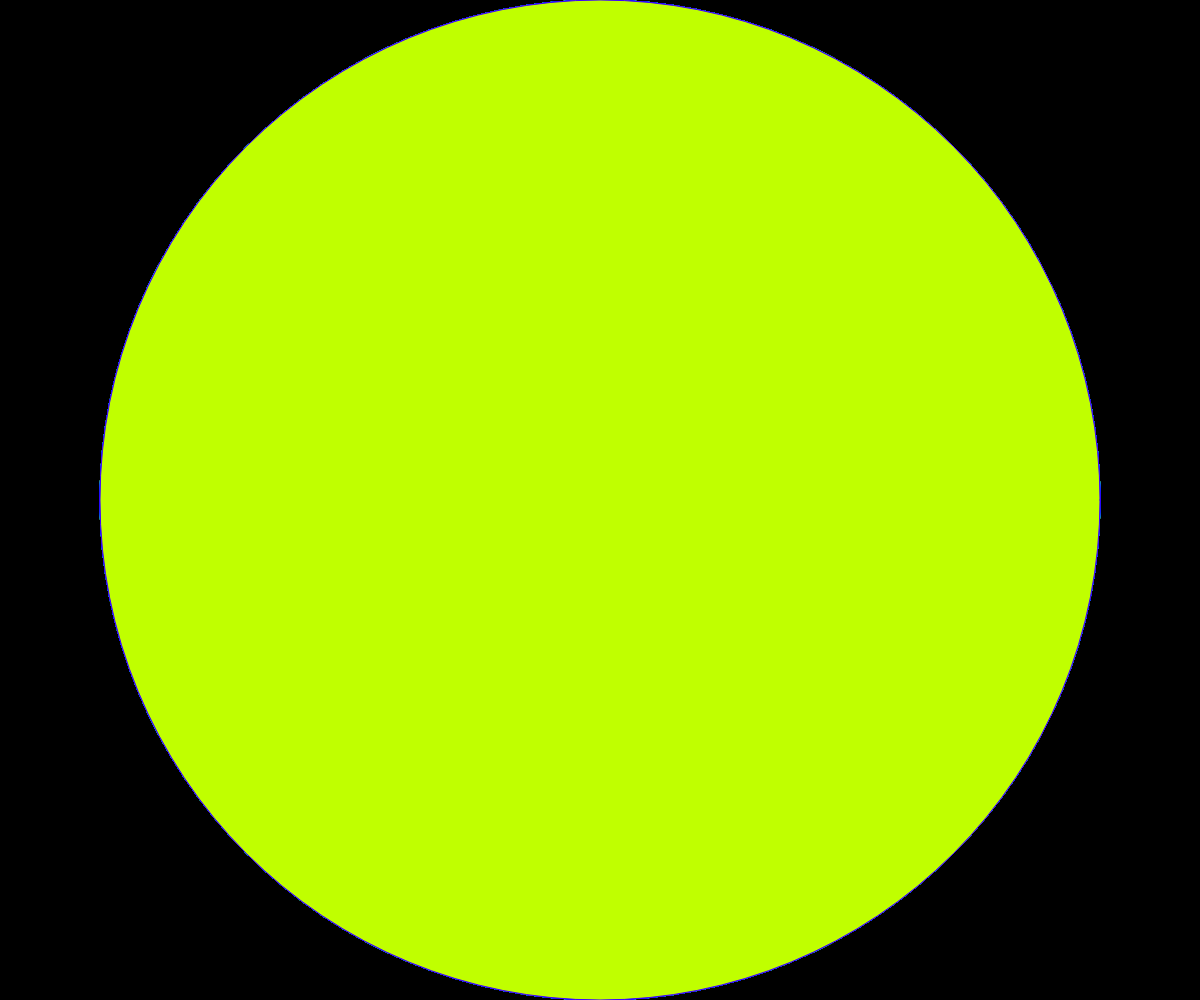
Frame 1 (no input)
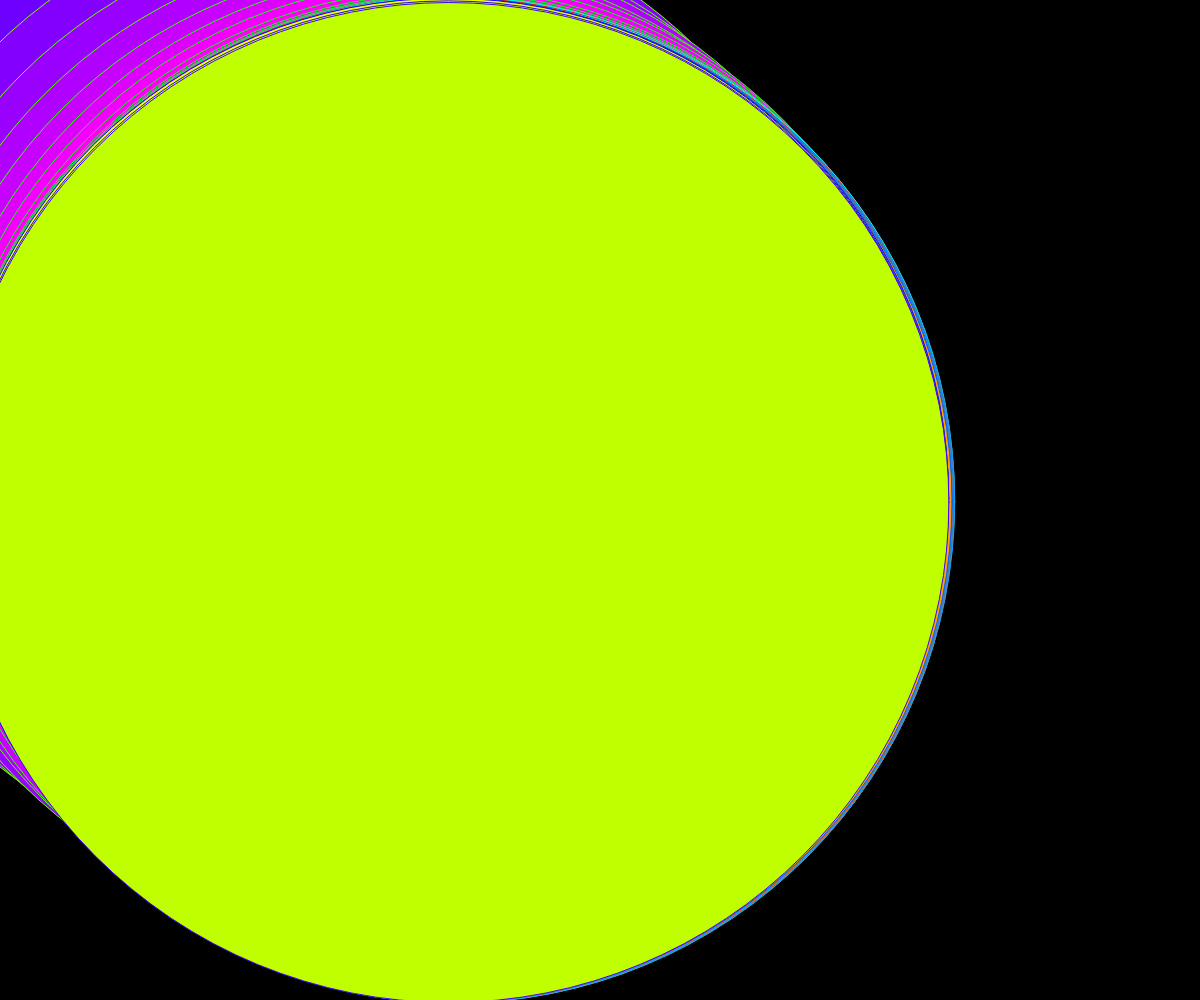
Frame 60 (no input)
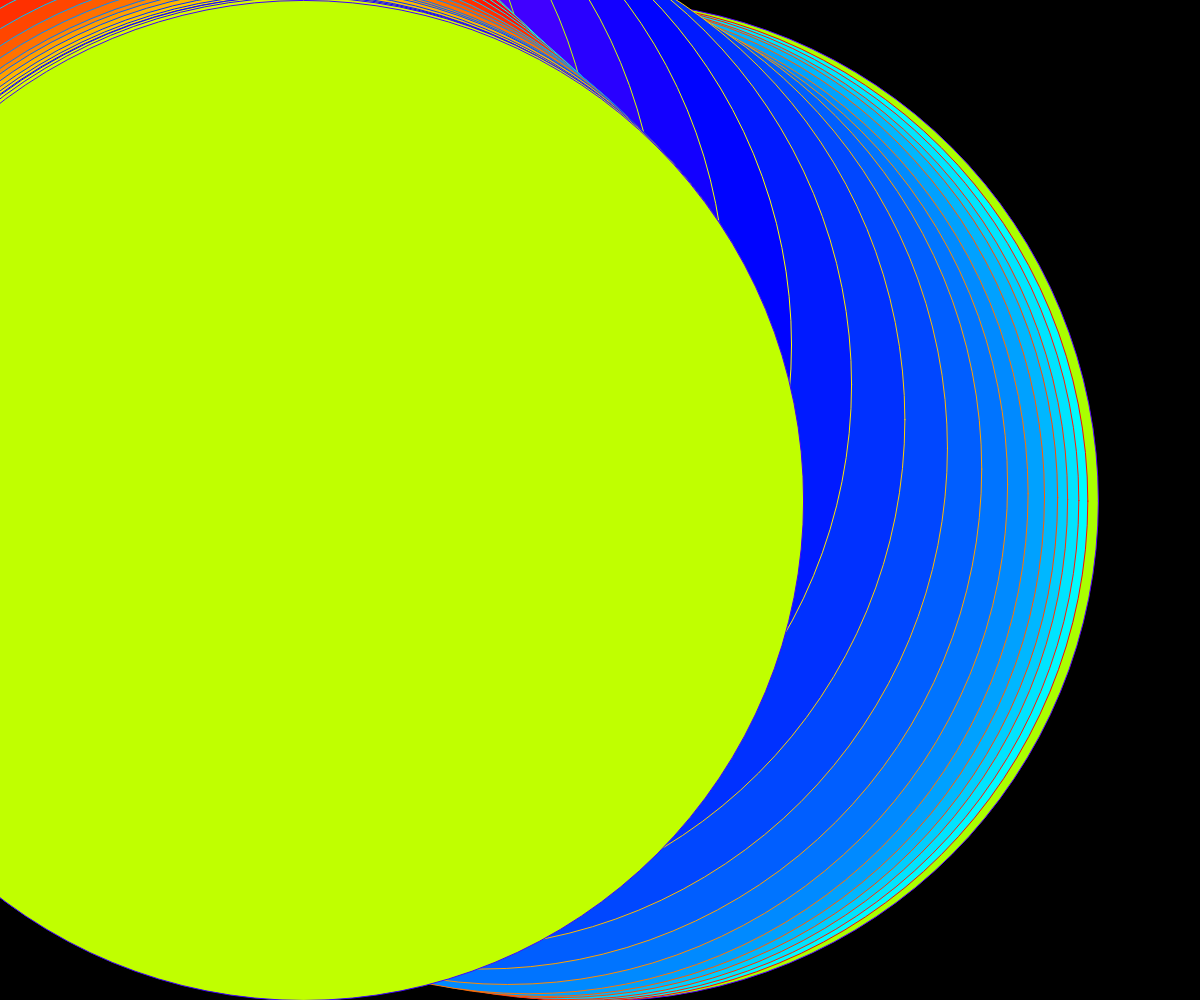
Frame 120 (the mouse pressed at the canvas centre since frame 60)

The p5.js sketch that drew these frames (run headless with seeded random() and noise() and a simulated clock; from frame 60 on, the mouse is pressed at the canvas centre):

// p5.js sketch
// ── sketch.js

// Arrays to store positions of each ellipse
let xPositions = [];
let yPositions = [];
const numEllipses = 50;
const easing = 0.2; // Controls how smooth the following motion is (0-1)


function setup() {
  createCanvas(windowWidth, windowHeight);
  // Use HSB so we can easily create a rainbow gradient
  colorMode(HSB, 360, 100, 100);
  // Use degrees for easier rotation control
  for (let i = 0; i < numEllipses; i++) {
    xPositions[i] = width/2;
    yPositions[i] = height/2;
  }
}

function draw() {
  background(HSB, 0,0,255);  // background

  
  // Update positions with smooth following
  for(let i = 0; i < numEllipses; i++) {
    let targetX, targetY;
    let randomOffsetX = random(-5, 5);
    let randomOffsetY = random(-5, 5);
    
    if (i === 0) {
      // First ellipse follows mouse
      targetX = mouseX + randomOffsetX;
      targetY = mouseY + randomOffsetY;
    } else {
      // Other ellipses follow the one in front of them
      targetX = xPositions[i-1] - 10 + randomOffsetX; // Keep 30 pixels spacing
      targetY = yPositions[i-1] + randomOffsetY;
    }
    
ellipse(xPositions[i], yPositions[i], 1000, 1000);

    // Smooth movement using linear interpolation
    xPositions[i] += (targetX - xPositions[i]) * easing;
    yPositions[i] += (targetY - yPositions[i]) * easing;
    
    // Calculate HSB color for this ellipse (rainbow)
    let progress = i / (numEllipses - 1); // 0 to 1
    let hue = lerp(1, 260, progress);
    let oppositeHue = (hue + 180) % 360;  // Calculate opposite hue
    stroke(hue, 100, 100);
    fill(oppositeHue, 100, 100);  // Fill with opposite color


  }
}
